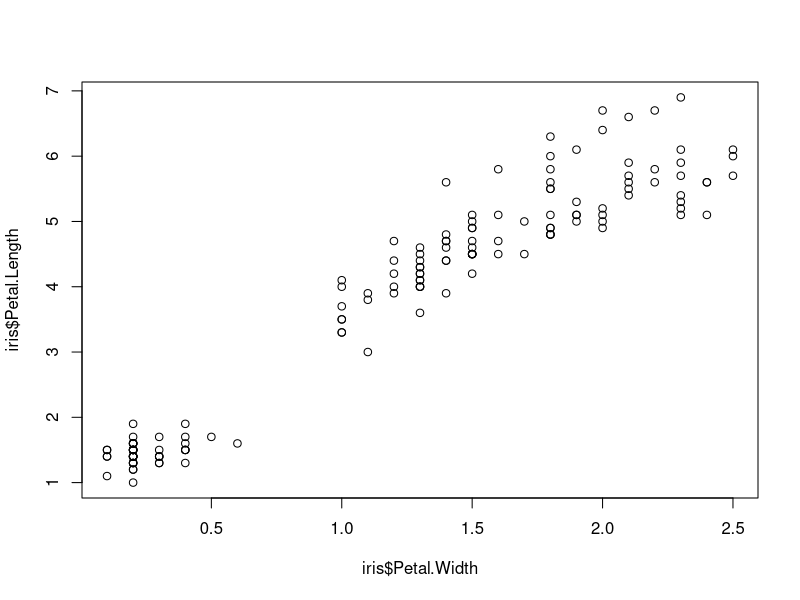

Recreate this plot in R.
# Logistic regression classifier to predict setosa and versicolor irises using
# two features, petal width and petal length.
#
# Gregory Gundersen
# 3 Feb 2016
# -----------------------------------------------------------------------------

sigmoid <- function(z) {
  return (1 / (1 + exp(-z)))
}

gradient_descent <- function(X, y, theta, alpha, num_iters) {
  m = length(y)
  for(iter in 1:num_iters) {
    hyp = sigmoid(X %*% theta)
    J = sum((-y * log(hyp)) - ((1-y) * log(1 - hyp))) / m
    grad = (t(X) %*% (hyp - y)) / m
    theta = theta - alpha * grad
  }
  return (theta)
}

predict <- function(theta, X) {
  p = sigmoid(X %*% theta) >= 0.5;
  return (p)
}

# -----------------------------------------------------------------------------

plot(iris$Petal.Width, iris$Petal.Length)

# Remove virginica species to avoid multi-class problem.
remove_idx <- which(iris$Species != "virginica")
iris <- iris[remove_idx,]

# Randomize dataset before splitting it into training and testing sets.
rand_idx <- sample(nrow(iris))
iris <- iris[rand_idx,]

X <- data.matrix(iris[,3:4])
X_train <- X[1:80,]
X_test <- X[81:100,]
# Create binary matrix where 1 indicates the species is setosa, 0 indicates not
# setosa, i.e. is versicolor
y <- matrix((iris$Species == "setosa") * 1)
y_train <- y[1:80]
y_test <- y[81:100]
correct_labels <- iris[,5][81:100]

# Since we have two features, we are learning two parameters.
initial_theta <- matrix(c(0, 0))

# Learn theta. I'm not sure if alpha=0.5 and num_iters=400 are good defaults,
# but they seem to work on this dataset.
theta <- gradient_descent(X_train, y_train, initial_theta, 0.5, 400)
prob = predict(theta, X_test)

pct_correct <- sum(y_test == prob) / length(prob)
print(pct_correct)
